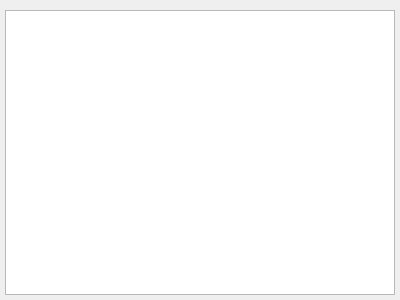
<?xml version="1.0" encoding="UTF-8"?>
<ui version="4.0">
 <class>RelaysWidget</class>
 <widget class="QWidget" name="RelaysWidget">
  <property name="geometry">
   <rect>
    <x>0</x>
    <y>0</y>
    <width>400</width>
    <height>300</height>
   </rect>
  </property>
  <property name="sizePolicy">
   <sizepolicy hsizetype="Expanding" vsizetype="Expanding">
    <horstretch>0</horstretch>
    <verstretch>0</verstretch>
   </sizepolicy>
  </property>
  <property name="windowTitle">
   <string>Form</string>
  </property>
  <layout class="QVBoxLayout" name="verticalLayout">
   <property name="spacing">
    <number>5</number>
   </property>
   <property name="leftMargin">
    <number>5</number>
   </property>
   <property name="topMargin">
    <number>5</number>
   </property>
   <property name="rightMargin">
    <number>5</number>
   </property>
   <property name="bottomMargin">
    <number>5</number>
   </property>
   <item>
    <widget class="qf::gui::TableViewToolBar" name="tblRelaysToolBar" native="true"/>
   </item>
   <item>
    <widget class="qf::gui::TableView" name="tblRelays"/>
   </item>
  </layout>
 </widget>
 <customwidgets>
  <customwidget>
   <class>qf::gui::TableView</class>
   <extends>QTableView</extends>
   <header location="global">qf/gui/tableview.h</header>
  </customwidget>
  <customwidget>
   <class>qf::gui::TableViewToolBar</class>
   <extends>QWidget</extends>
   <header location="global">qf/gui/tableviewtoolbar.h</header>
   <container>1</container>
  </customwidget>
 </customwidgets>
 <resources/>
 <connections/>
</ui>
